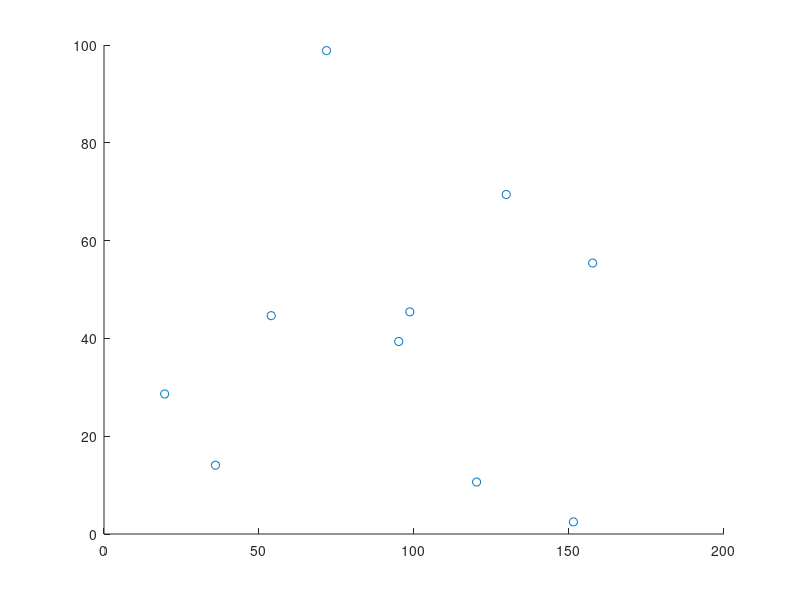

Source code (MATLAB):
num_particles = 10;
particles = rand(num_particles, 4);
particles(:, 2) = particles(:, 2)*200;  % x-coordinates
particles(:, 1) = particles(:, 1)*100;  % y-coordinates
particles(:, 3) = particles(:, 3)*10;   % placeholder x-velocity
particles(:, 4) = particles(:, 4)*10;   % placeholder y-velocity

scatter(particles(:, 2), particles(:, 1))
axis([0 200 0 100])

for i = 0:100
    % update positions
    particles(:, 1) = particles(:, 1) + particles(:, 4);
    particles(:, 2) = particles(:, 2) + particles(:, 3);
    
    % check if any particles passed the boundary and deal with them
    x_boundary_changes_right = particles(:, 2) > 200;
    if any(x_boundary_changes_right)
        particles(:, 2) = particles(:, 2) .* ~x_boundary_changes_right;
    end
    
    x_boundary_changes_left = particles(:, 2) < 0;
    if any(x_boundary_changes_left)
        particles(:, 2) = particles(:, 2) + 200 * x_boundary_changes_left - abs(particles(:, 2) .* x_boundary_changes_left);
    end
    
    y_boundary_changes_upper = particles(:, 1) > 100;
    if any(y_boundary_changes_upper)
        particles(:, 4) = particles(:, 4) - (2 * particles(:, 4) .* y_boundary_changes_upper);
        overshoot = (particles(:, 1) - 100) .* y_boundary_changes_upper;
        particles(:, 1) = particles(:, 1) - 2 * overshoot;
    end
    
    y_boundary_changes_lower = particles(:, 1) < 0;
    if any(y_boundary_changes_lower)
        particles(:, 4) = particles(:, 4) - (2 * particles(:, 4) .* y_boundary_changes_lower);
        overshoot = abs(particles(:, 1)) .* y_boundary_changes_lower;
        particles(:, 1) = particles(:, 1) + 2 * overshoot;
    end
    
    % refresh the plot
    scatter(particles(:, 2), particles(:, 1))
    axis([0 200 0 100])
    refreshdata
    drawnow
end

